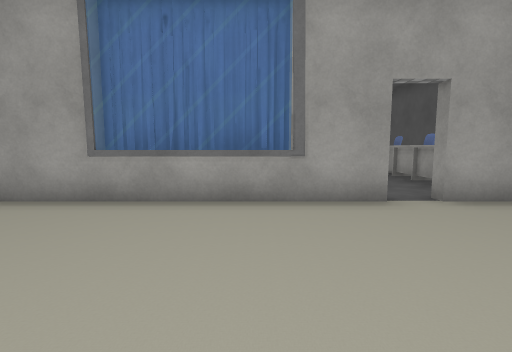
[1] (above)

22 first-person views from a walk through a scene from a Unity 3-D project. The camera is 1.2 m above the floor, tilts 6° down and sees 85° across. The floor is counted in squares, 1.27 m on a side. Each view is taken from the middle of a square. On the plan, view 1 faces up. The plan holds only what a view shows up to about 11 squares ahead; the rest is blank. The place goes on beyond the plan. The player character is not drawn. Door leaves are left out, so doorways stand open. Some surface patterns are stand-ins.

[2]
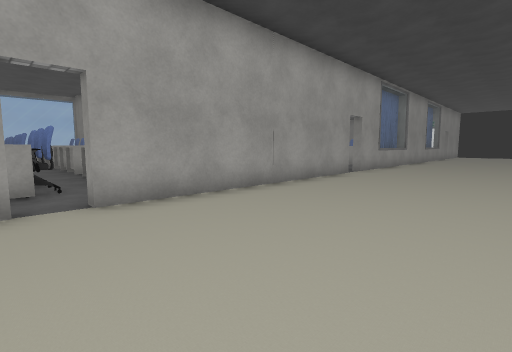

[3]
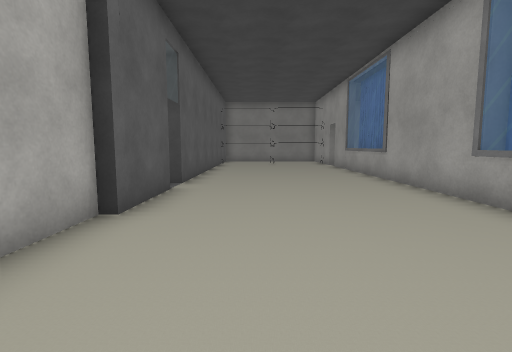

[4]
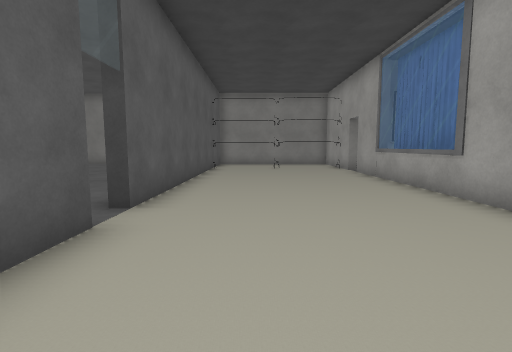

[5]
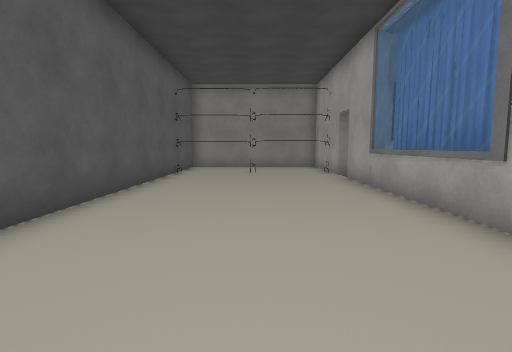

[6]
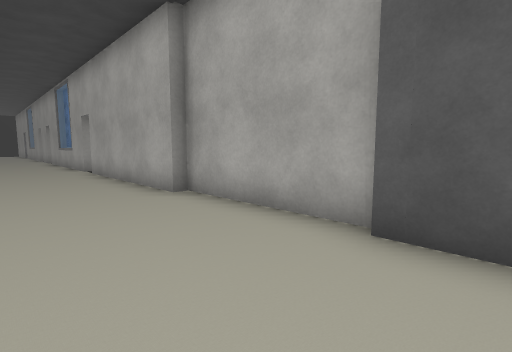

[7]
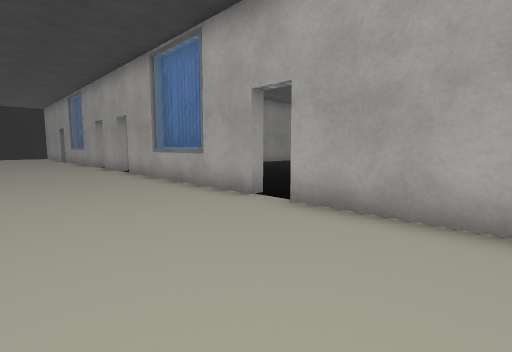

[8]
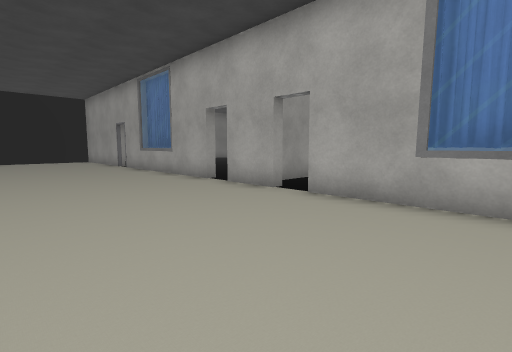

[9]
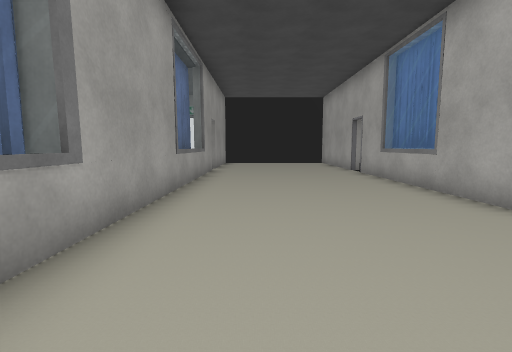

[10]
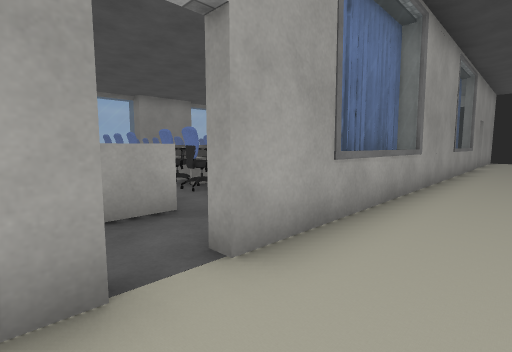

[11]
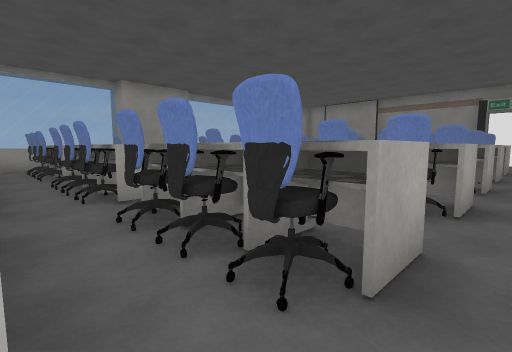

[12]
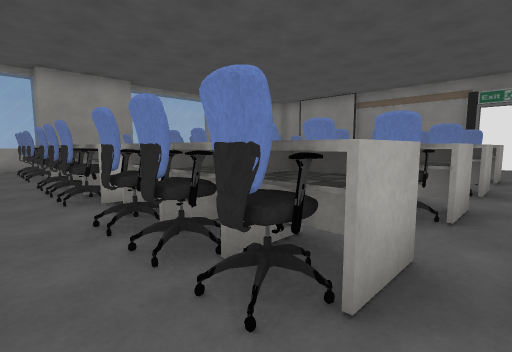

[13]
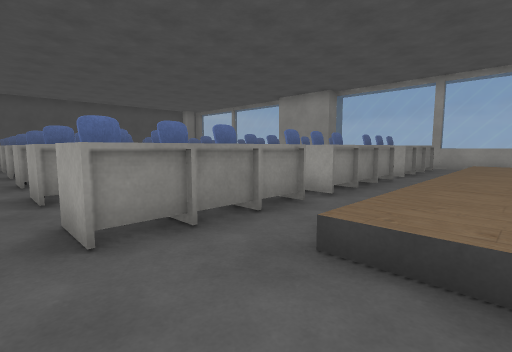

[14]
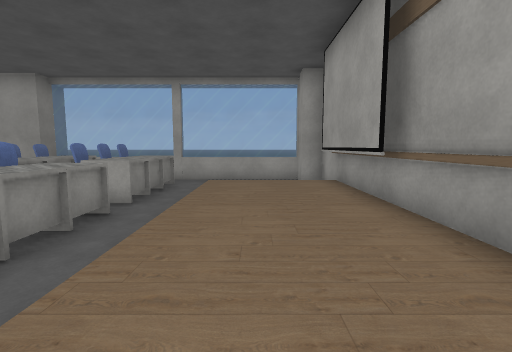

[15]
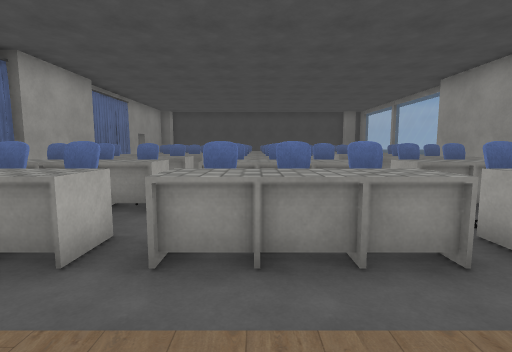

[16]
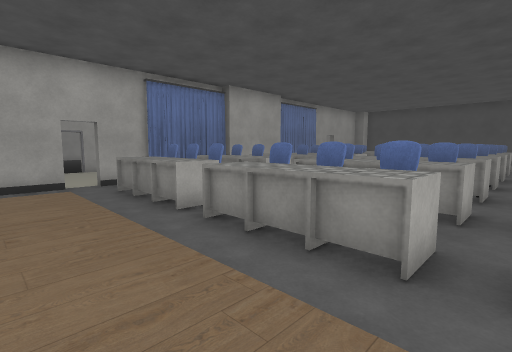

[17]
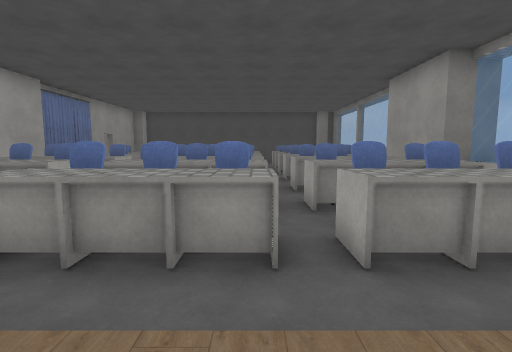

[18]
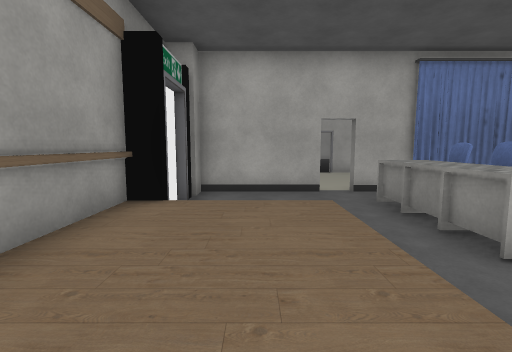

[19]
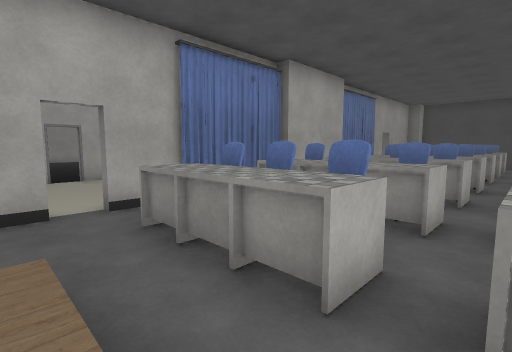

[20]
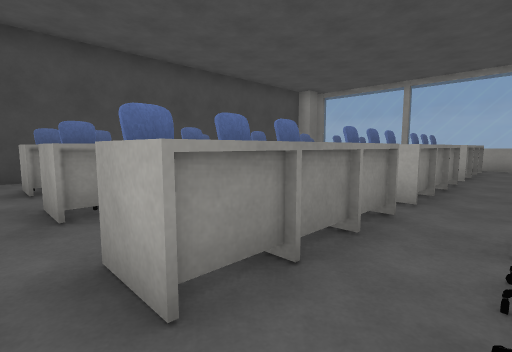

[21]
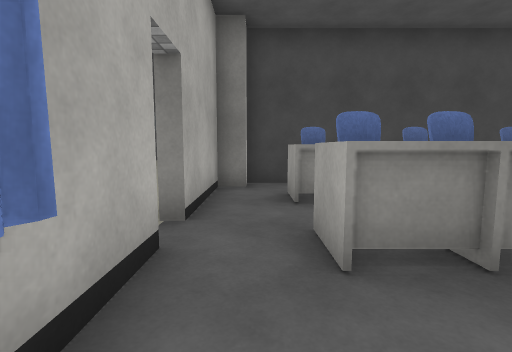

[22]
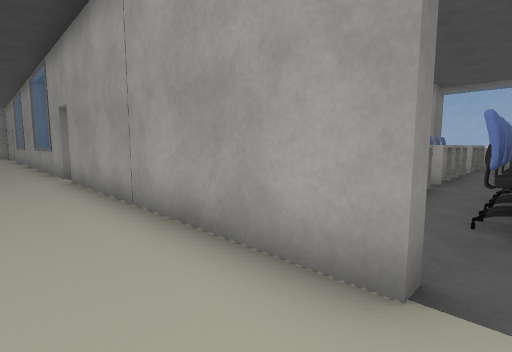

### Floor plan
Key: @ floor where view 1 was taken; # wall or solid block; . main floor; : floor 0.5 m higher than the main floor; / step, stairs or slope; D open door; = window, fence, low wall or low ledge; O other object.
Columns run from 14 left of view 1 to 31 right of it. Each row starts with its distance up from view 1.
 21                                    #
 20                             ====#  #=   #====#
 19                             ....####    ..   #
 18                             OOOOO OOOO OO.   #
 17                             OOOOO OOOO OO.///#
 16                        OO.O OOOOO OOOO.OO.:::#
 15                        OO.O .OOOO.OOOO.OO.:::#
 14                  O      O.O OOOOO.OOOO.OO.:::#
 13                  O      O.O OOOOO OOOO OO.:::#
 12                  OO   # O.  OOOOO OOOO OO.:::#
 11                  OOOO #OO.O OOOOO OOOO.OO.:::#
 10                   OO  #OO.O OOOOO.OOOO.OO.:::#
  9                  OOOO #OO.O OOOOO.OOOO.OO.:::#
  8                 OOO   #O .OOOOOOO.OOOO.OO.///#
  7                 OOO   #OO.OOOOOOO.OOOO.OO....#
  6                 ...   #......................#
  5 #OD##===#==#===#DD########D##===###=O==#DD####
  4 .O........................................
  3 .O........................................
  2 .O........................................
  1 .O........................................
  0 .O............@..........................
 -1 #########DD###########DD#O==#DD#DD#=O=#DD
 -2                        ..     .# ..
 -3                                #

Where each view was taken, in squares from view 1:
view 1: 0 up, 0 right, facing up
view 2: 0 up, 2 right, facing up-right
view 3: 1 up, 2 right, facing left
view 4: 1 up, 1 left, facing left
view 5: 2 up, 3 left, facing left
view 6: 2 up, 3 left, facing down-right
view 7: 3 up, 5 right, facing down-right
view 8: 4 up, 12 right, facing down-right
view 9: 3 up, 15 right, facing right
view 10: 3 up, 11 right, facing up-right
view 11: 6 up, 13 right, facing up-right
view 12: 6 up, 16 right, facing up-right
view 13: 6 up, 29 right, facing up-left
view 14: 9 up, 29 right, facing up
view 15: 12 up, 29 right, facing left
view 16: 15 up, 29 right, facing down-left
view 17: 14 up, 29 right, facing left
view 18: 13 up, 29 right, facing down
view 19: 11 up, 28 right, facing down-left
view 20: 6 up, 17 right, facing up-left
view 21: 6 up, 15 right, facing left
view 22: 3 up, 12 right, facing up-left
